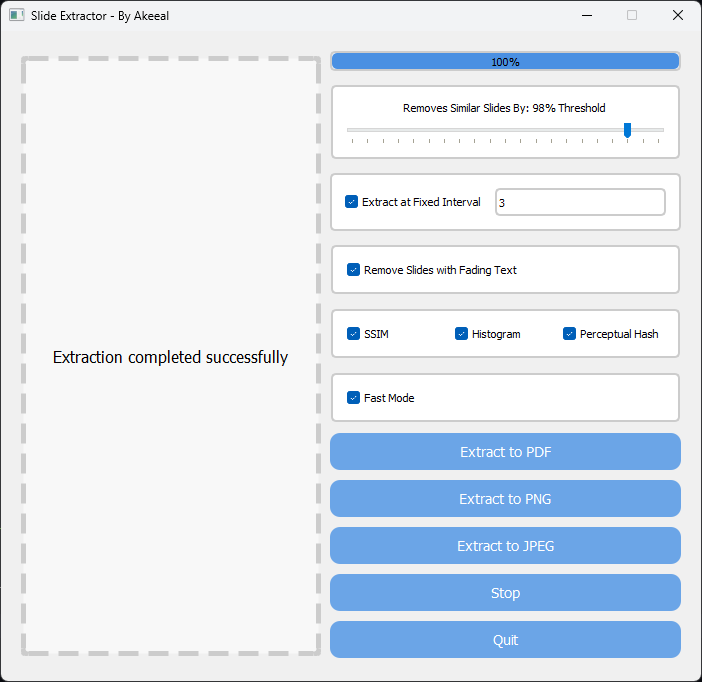
#> input picture sceenShotWin.png, 702 x 682 px
$ python -i image_processing.py   (imports and definitions only)   (older library calls are emulated)
#> lines starting #> are read from the running program, lines starting #| are printed output that depends on the picture; after the words box and inside, x2 and y2 are one past the last pixel; in counts of white or black regions, pixels touching at a corner belong together
#> further down, picture is the input picture: shape (682, 702, 3); mean B, G, R 240.5, 230.5, 221.7
# Copyright 2024 Akeeal Mohammed

# Licensed under the Apache License, Version 2.0 (the "License");
# you may not use this file except in compliance with the License.
# You may obtain a copy of the License at

#     http://www.apache.org/licenses/LICENSE-2.0

# Unless required by applicable law or agreed to in writing, software
# distributed under the License is distributed on an "AS IS" BASIS,
# WITHOUT WARRANTIES OR CONDITIONS OF ANY KIND, either express or implied.
# See the License for the specific language governing permissions and
# limitations under the License.

import cv2
import numpy as np
from skimage.metrics import structural_similarity as ssim
import imagehash
from PIL import Image
from functools import lru_cache

# [31 lines left out: functions dhash, compare_frames, not called in this run]

def extract_text_mask(frame):
    gray = cv2.cvtColor(frame, cv2.COLOR_BGR2GRAY)
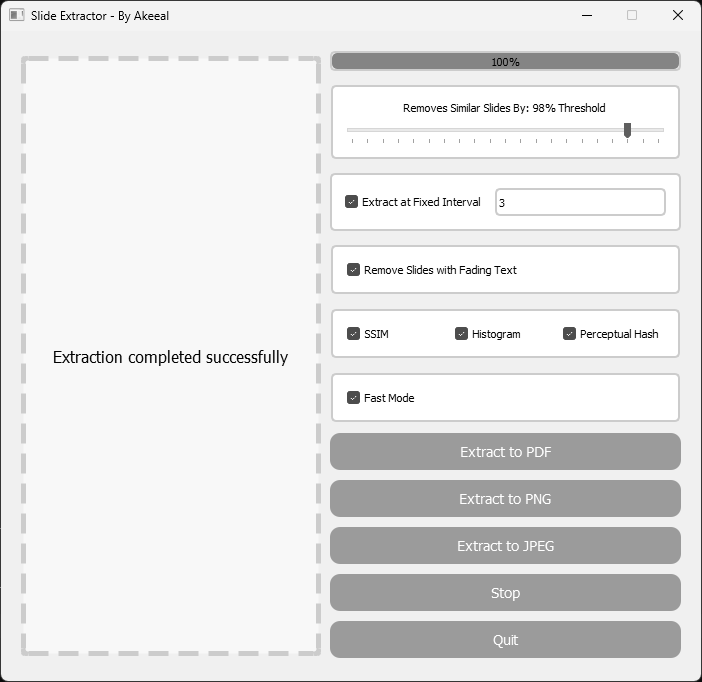
#> gray: shape (682, 702); min 0, max 255, mean 229
    _, binary = cv2.threshold(gray, 0, 255, cv2.THRESH_BINARY_INV + cv2.THRESH_OTSU)
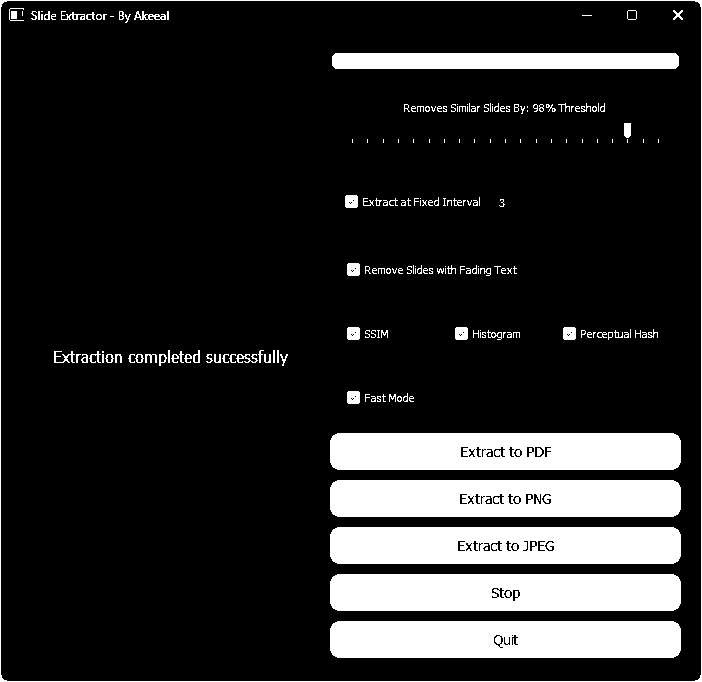
#> binary: shape (682, 702); 16% white; 202 white regions (117 under 20 px), largest, box (x1, y1, x2, y2) and area: (330, 621, 681, 658) 12810, (330, 574, 681, 611) 12781, (330, 480, 681, 517) 12563

    # Use morphological operations to connect nearby text
    kernel = np.ones((5,5), np.uint8)
    dilated = cv2.dilate(binary, kernel, iterations=2)
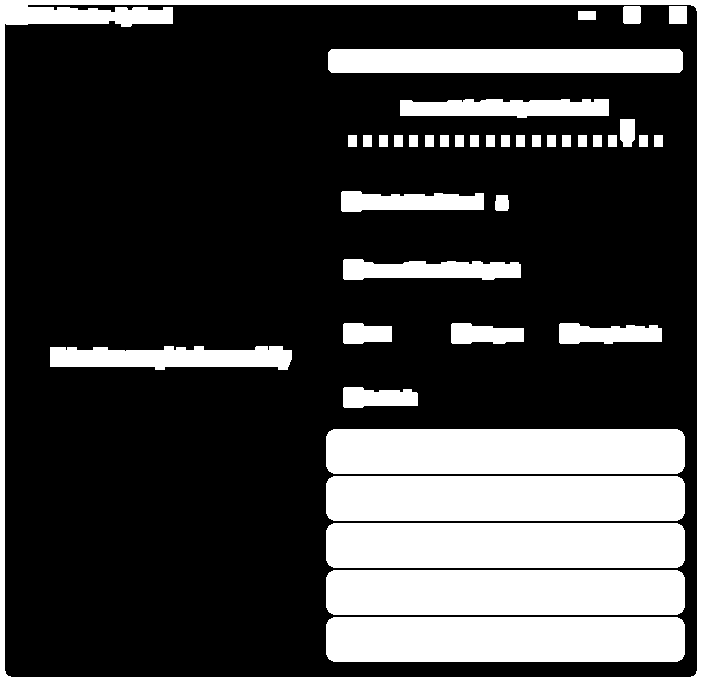
#> dilated: shape (682, 702); 26.5% white; 40 white regions, largest, box (x1, y1, x2, y2) and area: (0, 0, 702, 682) 16545, (326, 429, 685, 474) 16071, (326, 476, 685, 521) 16071
    eroded = cv2.erode(dilated, kernel, iterations=1)
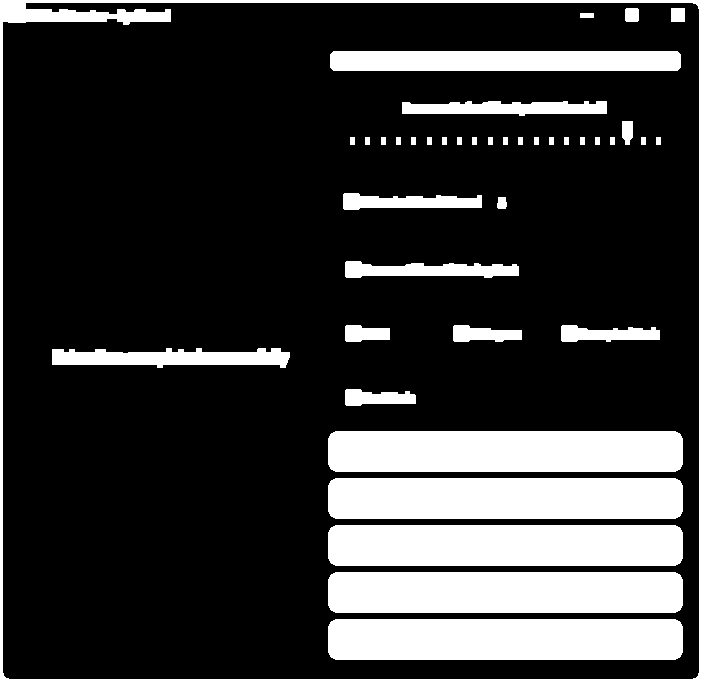
#> eroded: shape (682, 702); 21.8% white; 40 white regions, largest, box (x1, y1, x2, y2) and area: (328, 431, 683, 472) 14471, (328, 478, 683, 519) 14471, (328, 525, 683, 566) 14471

    return dilated
    # return eroded

# [43 lines left out: functions compute_image_hash, compute_image_similarity, not called in this run]

# [48 lines of commented-out code are left out]

>>> import cv2
>>> picture = cv2.imread('../sceenShotWin.png')
>>> result = extract_text_mask(picture)
